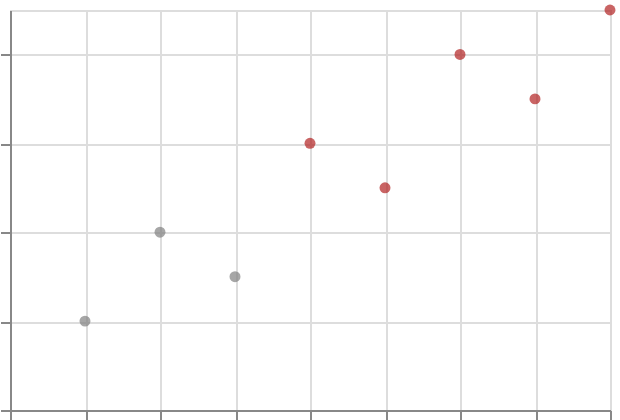

Vega-Lite specification stored for this chart:
### Vega-Lite specification from a JSON file in a GitHub repository (floating-point values rounded to 4 significant figures)
{"$schema": "https://vega.github.io/schema/vega-lite/v6.json", "padding": 5, "autosize": "none", "width": 300, "height": 200, "data": {"name": "table", "values": [{"c": "A", "g": "p", "x": 1, "y": 2, "v": 5, "t": "2024-01-15", "o": {"v": 3}, "IMDB Rating": 6.1, "d": "x1"}, {"c": "B", "g": "q", "x": 2, "y": 4, "v": 9, "t": "2024-02-20", "o": {"v": 7}, "IMDB Rating": 7.4, "d": "x2"}, {"c": "A", "g": "q", "x": 3, "y": 3, "v": 2, "t": "2024-03-05", "o": {"v": 1}, "IMDB Rating": 5.2, "d": "x1"}, {"c": "C", "g": "p", "x": 4, "y": 6, "v": 7, "t": "2024-05-30", "o": {"v": 4}, "IMDB Rating": 8.8, "d": "x3"}, {"c": "B", "g": "p", "x": 5, "y": 5, "v": 4, "t": "2024-07-11", "o": {"v": 9}, "IMDB Rating": 6.9, "d": "x2"}, {"c": "C", "g": "q", "x": 6, "y": 8, "v": 6, "t": "2024-09-02", "o": {"v": 2}, "IMDB Rating": 7.7, "d": "x3"}, {"c": "A", "g": "p", "x": 7, "y": 7, "v": 8, "t": "2024-11-25", "o": {"v": 5}, "IMDB Rating": 4.4, "d": "x1"}, {"c": "B", "g": "q", "x": 8, "y": 9, "v": 3, "t": "2024-12-31", "o": {"v": 8}, "IMDB Rating": 9.1, "d": "x2"}]}, "mark": {"type": "point", "filled": true}, "encoding": {"x": {"field": "x", "type": "quantitative"}, "y": {"field": "y", "type": "quantitative"}, "color": {"condition": {"test": "datum.y > 4", "value": "firebrick"}, "value": "grey"}}}
